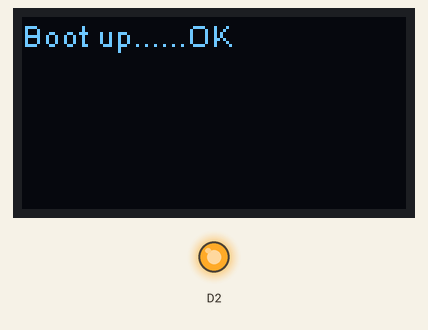
Bench run of a sketch on a simulated ESP8266 (NodeMCU). On the bench: 128×64 one-colour display, output pins drawn as LEDs (lit = HIGH).

Above: at 0.6 s.
At 1.6 s:
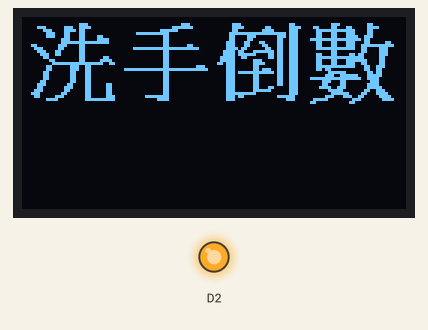
At 3.6 s:
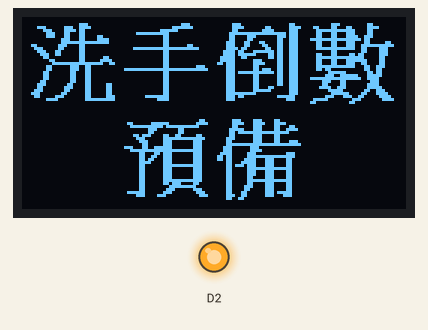
At 11.7 s:
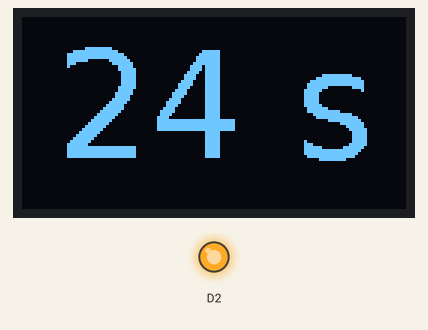
At 19.8 s:
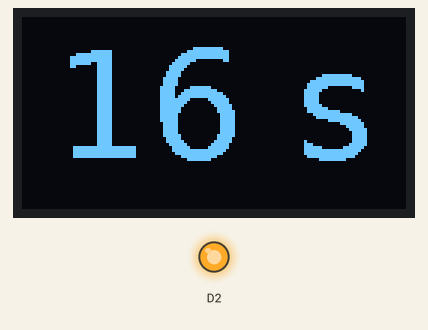
At 36.1 s:
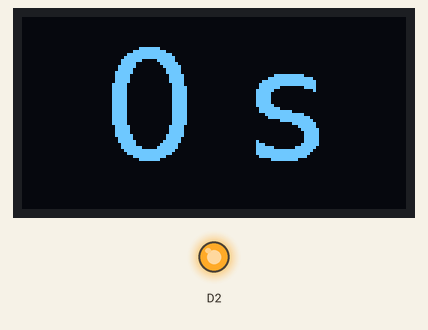

Measured:
- what the display in image 0 shows lasts 1.1 s, from 0.5 s to 1.6 s
- what the display in image 1 shows lasts 2.0 s, from 1.6 s to 3.6 s

The sketch:

Wash_Hands_timer.ino
```cpp
// For a connection via I2C using the Arduino Wire include:
#include <Wire.h>               // Only needed for Arduino 1.6.5 and earlier
#include "SH1106Wire.h"        // legacy: #include "SSD1306.h"

// Initialize the OLED display using Arduino Wire:
SH1106Wire display(0x3c, D3, D4);     // ADDRESS, SDA, SCL

// include custom images
#include "images.h"
// include custom Font
#include "fonts_BIG.h"


void setup() {
  Serial.begin(115200);
  Serial.println();
  Serial.println();
  pinMode(D2, OUTPUT);
  digitalWrite(D2, HIGH);     //power on OLED
  delay(500);

  // Initialising the UI will init the display too.
  display.init();
  display.flipScreenVertically();
}

void loop() {
  display.clear();
  delay(10);

  display.setFont(ArialMT_Plain_10);
  display.setTextAlignment(TEXT_ALIGN_LEFT);
  display.drawString(0, 0, "Boot up......OK");
  display.display();
  delay(1000);

  display.clear();
  delay(10);
  display.drawXbm(0, 0, Wash_hands_width, Wash_hands_height, Wash_hands_bits);
  display.display();
  delay(2000);

  display.drawXbm(32, 32, ready_width, ready_height, ready_bits);
  display.display();
  delay(2000);

  display.clear();
  delay(10);
  display.setFont(SansSerif_plain_50);
  display.setTextAlignment(TEXT_ALIGN_CENTER);

  for (int i=30; i>0; i--) {
      display.drawString(64, 0, String(i) + " s");
      display.display();
      delay(1000);
      display.clear();
  }
  display.clear();
  delay(10);
  display.drawString(64, 0, "0 s");
  display.display();
  delay(5000);

  display.clear();
  delay(10);
  display.setFont(ArialMT_Plain_16);
  display.drawString(64, 24, "Power Off");
  display.display();
  delay(5000);

  display.clear();
  delay(10);
  display.display();
  delay(100);
  ESP.deepSleep(0);
}
```

Source omitted: fonts_BIG.h (data table, 249472 bytes), images.h (data table, 5002 bytes)
